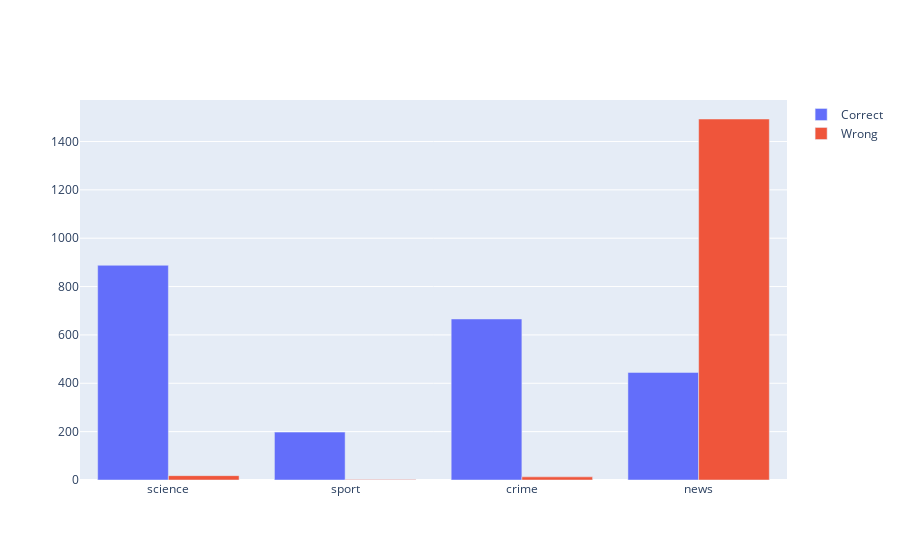

Source (notebook cell):
### Code cell
plot = go.Figure(data=[go.Bar(
    name = 'Correct',
    x = [k[0] for k,v in prediction_nums.items() if k[1]],
    y = [v for k,v in prediction_nums.items() if k[1]]
   ),
                       go.Bar(
    name = 'Wrong',
    x = [k[0] for k,v in prediction_nums.items() if not k[1]],
    y = [v for k,v in prediction_nums.items() if not k[1]]
   )
])

plot.update_layout(
    xaxis = dict(
        tickmode = 'array',
        tickvals = submission_test_clean['topic_num'].unique().tolist(),
        ticktext = submission_test_clean['topic'].unique().tolist()
    )
)

                   
plot.show()

### Figure 1 — Plotly figure (JSON) as saved in the notebook; plotly's stock layout.template omitted (floating-point values rounded to 4 significant figures)
{"data": [{"name": "Correct", "type": "bar", "x": [0, 1, 2, 3], "y": [888, 198, 666, 445]}, {"name": "Wrong", "type": "bar", "x": [0, 1, 2, 3], "y": [18, 2, 13, 1493]}], "layout": {"xaxis": {"tickmode": "array", "ticktext": ["news", "crime", "science", "sport"], "tickvals": [3, 2, 0, 1]}}}
